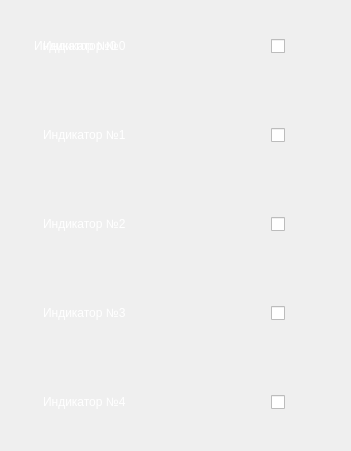
  <widget class="QWidget" name="layoutWidget">
   <property name="geometry">
    <rect>
     <x>50</x>
     <y>210</y>
     <width>351</width>
     <height>451</height>
    </rect>
   </property>
   <layout class="QVBoxLayout" name="verticalLayout">
    <item>
     <widget class="QGroupBox" name="group0">
      <property name="styleSheet">
       <string notr="true">QGroupBox { border: none; background-color: transparent; border-radius: 25px; /* Половина высоты для полного скругления */
display: flex;}</string>
      </property>
      <property name="title">
       <string/>
      </property>
      <widget class="QCheckBox" name="toggle0">
       <property name="enabled">
        <bool>true</bool>
       </property>
       <property name="geometry">
        <rect>
         <x>260</x>
         <y>20</y>
         <width>60</width>
         <height>31</height>
        </rect>
       </property>
       <property name="styleSheet">
        <string notr="true">QCheckBox::indicator {
	width: 60px;
	height: 80px;
	background-image: url(:/image/resources/img/info.png);
}

QCheckBox::indicator:checked {
	image: url(:/image/resources/img/on_new.jpg);
	background-image: url(:/image/resources/img/info.png);
}

QCheckBox::indicator:unchecked {
	image: url(:/image/resources/img/off_new.jpg);
	background-image: url(:/image/resources/img/info.png);
}

</string>
       </property>
       <property name="text">
        <string/>
       </property>
      </widget>
      <widget class="QLabel" name="indicator0">
       <property name="geometry">
        <rect>
         <x>9</x>
         <y>0</y>
         <width>321</width>
         <height>70</height>
        </rect>
       </property>
       <property name="sizePolicy">
        <sizepolicy hsizetype="Minimum" vsizetype="Maximum">
         <horstretch>0</horstretch>
         <verstretch>0</verstretch>
        </sizepolicy>
       </property>
       <property name="font">
        <font>
         <pointsize>9</pointsize>
         <fontweight>ExtraLight</fontweight>
        </font>
       </property>
       <property name="styleSheet">
        <string notr="true">width: 400px;
background-image: url(:/image/resources/img/info_black.png);
color: rgb(255, 255, 255);
height: 50px;
 /*background-color: white;*/
border-radius: 25px; /* Половина высоты для полного скругления */
display: flex;
align-items: center; /* Вертикальное выравнивание текста */
padding: 0 20px; /* Отступы с обоих концов */
box-shadow: 0 4px 8px rgba(0, 0, 0, 0.1); /* Небольшая тень для эффекта всплытия */
 margin: 10px 0; /* Для отступа между элементами, если их несколько */
</string>
       </property>
       <property name="frameShadow">
        <enum>QFrame::Raised</enum>
       </property>
       <property name="text">
        <string>&lt;!DOCTYPE html&gt;
&lt;html lang=&quot;ru&quot;&gt;
&lt;head&gt;
&lt;meta charset=&quot;UTF-8&quot;&gt;
&lt;meta name=&quot;viewport&quot; content=&quot;width=device-width, initial-scale=1.0&quot;&gt;
&lt;title&gt;CustomLabel&lt;/title&gt;
&lt;style&gt;
  .custom-label {
    width: 400px;
    height: 50px;
    border-radius: 25px; /* Половина высоты для полного скругления */
    display: flex;
    align-items: center; /* Вертикальное выравнивание текста */
    padding: 0 20px; /* Отступы с обоих концов */
    box-shadow: 0 4px 8px rgba(0, 0, 0, 0.1); /* Небольшая тень для эффекта всплытия */
    margin: 10px 0; /* Для отступа между элементами, если их несколько */
  }

  .custom-label-text {
    color: black;
    font-weight: 400; /* Тонкий шрифт */
    font-size: 20px; /* Размер шрифта */
  }
&lt;/style&gt;
&lt;/head&gt;
&lt;body&gt;

&lt;div class=&quot;custom-label&quot;&gt;
  &lt;span class=&quot;custom-label-text&quot;&gt;Индикатор №0&lt;/span&gt;
&lt;/div&gt;

&lt;/body&gt;
&lt;/html&gt;
</string>
       </property>
      </widget>
      <widget class="QPushButton" name="info0">
       <property name="enabled">
        <bool>true</bool>
       </property>
       <property name="geometry">
        <rect>
         <x>180</x>
         <y>25</y>
         <width>22</width>
         <height>22</height>
        </rect>
       </property>
       <property name="sizePolicy">
        <sizepolicy hsizetype="Maximum" vsizetype="Maximum">
         <horstretch>0</horstretch>
         <verstretch>0</verstretch>
        </sizepolicy>
       </property>
       <property name="font">
        <font>
         <pointsize>9</pointsize>
         <bold>false</bold>
         <stylestrategy>PreferAntialias</stylestrategy>
        </font>
       </property>
       <property name="mouseTracking">
        <bool>true</bool>
       </property>
       <property name="tabletTracking">
        <bool>true</bool>
       </property>
       <property name="focusPolicy">
        <enum>Qt::StrongFocus</enum>
       </property>
       <property name="autoFillBackground">
        <bool>false</bool>
       </property>
       <property name="styleSheet">
        <string notr="true">image: url(:/image/resources/img/info_black.png);
border-radius: 80px;</string>
       </property>
       <property name="text">
        <string/>
       </property>
       <property name="checkable">
        <bool>true</bool>
       </property>
       <property name="autoDefault">
        <bool>false</bool>
       </property>
       <property name="flat">
        <bool>true</bool>
       </property>
      </widget>
      <widget class="QGroupBox" name="group0_2">
       <property name="geometry">
        <rect>
         <x>0</x>
         <y>0</y>
         <width>349</width>
         <height>71</height>
        </rect>
       </property>
       <property name="styleSheet">
        <string notr="true">QGroupBox { border: none; background-color: transparent; border-radius: 25px; /* Половина высоты для полного скругления */
display: flex;}</string>
       </property>
       <property name="title">
        <string/>
       </property>
       <widget class="QCheckBox" name="toggle0_2">
        <property name="enabled">
         <bool>true</bool>
        </property>
        <property name="geometry">
         <rect>
          <x>260</x>
          <y>20</y>
          <width>60</width>
          <height>31</height>
         </rect>
        </property>
        <property name="styleSheet">
         <string notr="true">QCheckBox::indicator {
	width: 60px;
	height: 80px;
	background-image: url(:/image/resources/img/info.png);
}

QCheckBox::indicator:checked {
	image: url(:/image/resources/img/on_new.jpg);
	background-image: url(:/image/resources/img/info.png);
}

QCheckBox::indicator:unchecked {
	image: url(:/image/resources/img/off_new.jpg);
	background-image: url(:/image/resources/img/info.png);
}

</string>
        </property>
        <property name="text">
         <string/>
        </property>
       </widget>
       <widget class="QLabel" name="indicator0_2">
        <property name="geometry">
         <rect>
          <x>0</x>
          <y>0</y>
          <width>321</width>
          <height>70</height>
         </rect>
        </property>
        <property name="sizePolicy">
         <sizepolicy hsizetype="Minimum" vsizetype="Maximum">
          <horstretch>0</horstretch>
          <verstretch>0</verstretch>
         </sizepolicy>
        </property>
        <property name="font">
         <font>
          <pointsize>9</pointsize>
          <fontweight>ExtraLight</fontweight>
         </font>
        </property>
        <property name="styleSheet">
         <string notr="true">width: 400px;
background-image: url(:/image/resources/img/info_black.png);
color: rgb(255, 255, 255);
height: 50px;
 /*background-color: white;*/
border-radius: 25px; /* Половина высоты для полного скругления */
display: flex;
align-items: center; /* Вертикальное выравнивание текста */
padding: 0 20px; /* Отступы с обоих концов */
box-shadow: 0 4px 8px rgba(0, 0, 0, 0.1); /* Небольшая тень для эффекта всплытия */
 margin: 10px 0; /* Для отступа между элементами, если их несколько */
</string>
        </property>
        <property name="frameShadow">
         <enum>QFrame::Raised</enum>
        </property>
        <property name="text">
         <string>&lt;!DOCTYPE html&gt;
&lt;html lang=&quot;ru&quot;&gt;
&lt;head&gt;
&lt;meta charset=&quot;UTF-8&quot;&gt;
&lt;meta name=&quot;viewport&quot; content=&quot;width=device-width, initial-scale=1.0&quot;&gt;
&lt;title&gt;CustomLabel&lt;/title&gt;
&lt;style&gt;
  .custom-label {
    width: 400px;
    height: 50px;
    border-radius: 25px; /* Половина высоты для полного скругления */
    display: flex;
    align-items: center; /* Вертикальное выравнивание текста */
    padding: 0 20px; /* Отступы с обоих концов */
    box-shadow: 0 4px 8px rgba(0, 0, 0, 0.1); /* Небольшая тень для эффекта всплытия */
    margin: 10px 0; /* Для отступа между элементами, если их несколько */
  }

  .custom-label-text {
    color: black;
    font-weight: 400; /* Тонкий шрифт */
    font-size: 20px; /* Размер шрифта */
  }
&lt;/style&gt;
&lt;/head&gt;
&lt;body&gt;

&lt;div class=&quot;custom-label&quot;&gt;
  &lt;span class=&quot;custom-label-text&quot;&gt;Индикатор №0&lt;/span&gt;
&lt;/div&gt;

&lt;/body&gt;
&lt;/html&gt;
</string>
        </property>
       </widget>
       <widget class="QPushButton" name="info0_2">
        <property name="enabled">
         <bool>true</bool>
        </property>
        <property name="geometry">
         <rect>
          <x>180</x>
          <y>25</y>
          <width>22</width>
          <height>22</height>
         </rect>
        </property>
        <property name="sizePolicy">
         <sizepolicy hsizetype="Maximum" vsizetype="Maximum">
          <horstretch>0</horstretch>
          <verstretch>0</verstretch>
         </sizepolicy>
        </property>
        <property name="font">
         <font>
          <pointsize>9</pointsize>
          <bold>false</bold>
          <stylestrategy>PreferAntialias</stylestrategy>
         </font>
        </property>
        <property name="mouseTracking">
         <bool>true</bool>
        </property>
        <property name="tabletTracking">
         <bool>true</bool>
        </property>
        <property name="focusPolicy">
         <enum>Qt::StrongFocus</enum>
        </property>
        <property name="autoFillBackground">
         <bool>false</bool>
        </property>
        <property name="styleSheet">
         <string notr="true">image: url(:/image/resources/img/info_black.png);
border-radius: 80px;</string>
        </property>
        <property name="text">
         <string/>
        </property>
        <property name="checkable">
         <bool>true</bool>
        </property>
        <property name="autoDefault">
         <bool>false</bool>
        </property>
        <property name="flat">
         <bool>true</bool>
        </property>
       </widget>
      </widget>
      <zorder>indicator0</zorder>
      <zorder>info0</zorder>
      <zorder>toggle0</zorder>
      <zorder>group0_2</zorder>
     </widget>
    </item>
    <item>
     <spacer name="verticalSpacer">
      <property name="orientation">
       <enum>Qt::Vertical</enum>
      </property>
      <property name="sizeType">
       <enum>QSizePolicy::Fixed</enum>
      </property>
      <property name="sizeHint" stdset="0">
       <size>
        <width>10</width>
        <height>10</height>
       </size>
      </property>
     </spacer>
    </item>
    <item>
     <widget class="QGroupBox" name="group1">
      <property name="styleSheet">
       <string notr="true">QGroupBox { border: none; background-color: transparent; border-radius: 25px; /* Половина высоты для полного скругления */
display: flex;}</string>
      </property>
      <property name="title">
       <string/>
      </property>
      <widget class="QLabel" name="indicator1">
       <property name="geometry">
        <rect>
         <x>9</x>
         <y>0</y>
         <width>320</width>
         <height>70</height>
        </rect>
       </property>
       <property name="sizePolicy">
        <sizepolicy hsizetype="Minimum" vsizetype="Maximum">
         <horstretch>0</horstretch>
         <verstretch>0</verstretch>
        </sizepolicy>
       </property>
       <property name="font">
        <font>
         <pointsize>9</pointsize>
         <fontweight>ExtraLight</fontweight>
        </font>
       </property>
       <property name="styleSheet">
        <string notr="true">width: 400px;
background-image: url(:/image/resources/img/info_black.png);
color: rgb(255, 255, 255);
height: 50px;
 /*background-color: white;*/
border-radius: 25px; /* Половина высоты для полного скругления */
display: flex;
align-items: center; /* Вертикальное выравнивание текста */
padding: 0 20px; /* Отступы с обоих концов */
box-shadow: 0 4px 8px rgba(0, 0, 0, 0.1); /* Небольшая тень для эффекта всплытия */
 margin: 10px 0; /* Для отступа между элементами, если их несколько */
</string>
       </property>
       <property name="frameShadow">
        <enum>QFrame::Raised</enum>
       </property>
       <property name="text">
        <string>&lt;!DOCTYPE html&gt;
&lt;html lang=&quot;ru&quot;&gt;
&lt;head&gt;
&lt;meta charset=&quot;UTF-8&quot;&gt;
&lt;meta name=&quot;viewport&quot; content=&quot;width=device-width, initial-scale=1.0&quot;&gt;
&lt;title&gt;CustomLabel&lt;/title&gt;
&lt;style&gt;
  .custom-label {
    width: 400px;
    height: 50px;
    border-radius: 25px; /* Половина высоты для полного скругления */
    display: flex;
    align-items: center; /* Вертикальное выравнивание текста */
    padding: 0 20px; /* Отступы с обоих концов */
  }

  .custom-label-text {
    color: black;
    font-weight: 400; /* Тонкий шрифт */
    font-size: 20px; /* Размер шрифта */
  }
&lt;/style&gt;
&lt;/head&gt;
&lt;body&gt;

&lt;div class=&quot;custom-label&quot;&gt;
  &lt;span class=&quot;custom-label-text&quot;&gt;Индикатор №1&lt;/span&gt;
&lt;/div&gt;

&lt;/body&gt;
&lt;/html&gt;
</string>
       </property>
      </widget>
      <widget class="QPushButton" name="info1">
       <property name="enabled">
        <bool>true</bool>
       </property>
       <property name="geometry">
        <rect>
         <x>180</x>
         <y>25</y>
         <width>22</width>
         <height>22</height>
        </rect>
       </property>
       <property name="sizePolicy">
        <sizepolicy hsizetype="Maximum" vsizetype="Maximum">
         <horstretch>0</horstretch>
         <verstretch>0</verstretch>
        </sizepolicy>
       </property>
       <property name="font">
        <font>
         <pointsize>9</pointsize>
         <bold>false</bold>
         <stylestrategy>PreferAntialias</stylestrategy>
        </font>
       </property>
       <property name="mouseTracking">
        <bool>true</bool>
       </property>
       <property name="tabletTracking">
        <bool>true</bool>
       </property>
       <property name="focusPolicy">
        <enum>Qt::StrongFocus</enum>
       </property>
       <property name="autoFillBackground">
        <bool>false</bool>
       </property>
       <property name="styleSheet">
        <string notr="true">image: url(:/image/resources/img/info_black.png);
border-radius: 80px;</string>
       </property>
       <property name="text">
        <string/>
       </property>
       <property name="checkable">
        <bool>true</bool>
       </property>
       <property name="flat">
        <bool>true</bool>
       </property>
      </widget>
      <widget class="QCheckBox" name="toggle1">
       <property name="enabled">
        <bool>true</bool>
       </property>
       <property name="geometry">
        <rect>
         <x>260</x>
         <y>20</y>
         <width>60</width>
         <height>31</height>
        </rect>
       </property>
       <property name="styleSheet">
        <string notr="true">QCheckBox::indicator {
	width: 60px;
	height: 80px;
	background-image: url(:/image/resources/img/info.png);
}

QCheckBox::indicator:checked {
	image: url(:/image/resources/img/on_new.jpg);
	background-image: url(:/image/resources/img/info.png);
}

QCheckBox::indicator:unchecked {
	image: url(:/image/resources/img/off_new.jpg);
	background-image: url(:/image/resources/img/info.png);
}

</string>
       </property>
       <property name="text">
        <string/>
       </property>
      </widget>
     </widget>
    </item>
    <item>
     <spacer name="verticalSpacer_2">
      <property name="orientation">
       <enum>Qt::Vertical</enum>
      </property>
      <property name="sizeType">
       <enum>QSizePolicy::Fixed</enum>
      </property>
      <property name="sizeHint" stdset="0">
       <size>
        <width>10</width>
        <height>10</height>
       </size>
      </property>
     </spacer>
    </item>
    <item>
     <widget class="QGroupBox" name="group1_2">
      <property name="styleSheet">
       <string notr="true">QGroupBox { width: 300px;
height: 50px;
border: none; background-color: transparent; border-radius: 35px;}</string>
      </property>
      <property name="title">
       <string/>
      </property>
      <widget class="QLabel" name="indicator2">
       <property name="geometry">
        <rect>
         <x>9</x>
         <y>0</y>
         <width>321</width>
         <height>70</height>
        </rect>
       </property>
       <property name="sizePolicy">
        <sizepolicy hsizetype="Maximum" vsizetype="Maximum">
         <horstretch>0</horstretch>
         <verstretch>0</verstretch>
        </sizepolicy>
       </property>
       <property name="font">
        <font>
         <pointsize>9</pointsize>
         <fontweight>ExtraLight</fontweight>
        </font>
       </property>
       <property name="styleSheet">
        <string notr="true">width: 400px;
background-image: url(:/image/resources/img/info_black.png);
color: rgb(255, 255, 255);
height: 50px;
 /*background-color: white;*/
border-radius: 25px; /* Половина высоты для полного скругления */
display: flex;
align-items: center; /* Вертикальное выравнивание текста */
padding: 0 20px; /* Отступы с обоих концов */
box-shadow: 0 4px 8px rgba(0, 0, 0, 0.1); /* Небольшая тень для эффекта всплытия */
 margin: 10px 0; /* Для отступа между элементами, если их несколько */
</string>
       </property>
       <property name="frameShadow">
        <enum>QFrame::Raised</enum>
       </property>
       <property name="text">
        <string>&lt;!DOCTYPE html&gt;
&lt;html lang=&quot;ru&quot;&gt;
&lt;head&gt;
&lt;meta charset=&quot;UTF-8&quot;&gt;
&lt;meta name=&quot;viewport&quot; content=&quot;width=device-width, initial-scale=1.0&quot;&gt;
&lt;title&gt;CustomLabel&lt;/title&gt;
&lt;style&gt;
  .custom-label {
    width: 400px;
    height: 50px;
    border-radius: 25px; /* Половина высоты для полного скругления */
    display: flex;
    align-items: center; /* Вертикальное выравнивание текста */
    padding: 0 20px; /* Отступы с обоих концов */
  }

  .custom-label-text {
    color: black;
    font-weight: 400; /* Тонкий шрифт */
    font-size: 20px; /* Размер шрифта */
  }
&lt;/style&gt;
&lt;/head&gt;
&lt;body&gt;

&lt;div class=&quot;custom-label&quot;&gt;
  &lt;span class=&quot;custom-label-text&quot;&gt;Индикатор №2&lt;/span&gt;
&lt;/div&gt;

&lt;/body&gt;
&lt;/html&gt;
</string>
       </property>
      </widget>
      <widget class="QPushButton" name="info2">
       <property name="enabled">
        <bool>true</bool>
       </property>
       <property name="geometry">
        <rect>
         <x>180</x>
         <y>25</y>
         <width>22</width>
         <height>22</height>
        </rect>
       </property>
       <property name="sizePolicy">
        <sizepolicy hsizetype="Maximum" vsizetype="Maximum">
         <horstretch>0</horstretch>
         <verstretch>0</verstretch>
        </sizepolicy>
       </property>
       <property name="font">
        <font>
         <pointsize>9</pointsize>
         <bold>false</bold>
         <stylestrategy>PreferAntialias</stylestrategy>
        </font>
       </property>
       <property name="mouseTracking">
        <bool>true</bool>
       </property>
       <property name="tabletTracking">
        <bool>true</bool>
       </property>
       <property name="focusPolicy">
        <enum>Qt::StrongFocus</enum>
       </property>
       <property name="autoFillBackground">
        <bool>false</bool>
       </property>
       <property name="styleSheet">
        <string notr="true">image: url(:/image/resources/img/info_black.png);
border-radius: 80px;</string>
       </property>
       <property name="text">
        <string/>
       </property>
       <property name="checkable">
        <bool>true</bool>
       </property>
       <property name="flat">
        <bool>true</bool>
       </property>
      </widget>
      <widget class="QCheckBox" name="toggle2">
       <property name="enabled">
        <bool>true</bool>
       </property>
       <property name="geometry">
        <rect>
         <x>260</x>
         <y>20</y>
         <width>60</width>
         <height>31</height>
        </rect>
       </property>
       <property name="styleSheet">
        <string notr="true">QCheckBox::indicator {
	width: 60px;
	height: 80px;
	background-image: url(:/image/resources/img/info.png);
}

QCheckBox::indicator:checked {
	image: url(:/image/resources/img/on_new.jpg);
	background-image: url(:/image/resources/img/info.png);
}

QCheckBox::indicator:unchecked {
	image: url(:/image/resources/img/off_new.jpg);
	background-image: url(:/image/resources/img/info.png);
}

</string>
       </property>
       <property name="text">
        <string/>
       </property>
      </widget>
     </widget>
    </item>
    <item>
     <spacer name="verticalSpacer_3">
      <property name="orientation">
       <enum>Qt::Vertical</enum>
      </property>
      <property name="sizeType">
       <enum>QSizePolicy::Fixed</enum>
      </property>
      <property name="sizeHint" stdset="0">
       <size>
        <width>10</width>
        <height>10</height>
       </size>
      </property>
     </spacer>
    </item>
    <item>
     <widget class="QGroupBox" name="group1_3">
      <property name="styleSheet">
       <string notr="true">QGroupBox { border: none; background-color: transparent; border-radius: 25px; /* Половина высоты для полного скругления */
display: flex;}</string>
      </property>
      <property name="title">
       <string/>
      </property>
      <widget class="QLabel" name="indicator3">
       <property name="geometry">
        <rect>
         <x>9</x>
         <y>0</y>
         <width>321</width>
         <height>70</height>
        </rect>
       </property>
       <property name="sizePolicy">
        <sizepolicy hsizetype="Minimum" vsizetype="Maximum">
         <horstretch>0</horstretch>
         <verstretch>0</verstretch>
        </sizepolicy>
       </property>
       <property name="font">
        <font>
         <pointsize>9</pointsize>
         <fontweight>ExtraLight</fontweight>
        </font>
       </property>
       <property name="styleSheet">
        <string notr="true">width: 400px;
background-image: url(:/image/resources/img/info_black.png);
color: rgb(255, 255, 255);
height: 50px;
 /*background-color: white;*/
border-radius: 25px; /* Половина высоты для полного скругления */
display: flex;
align-items: center; /* Вертикальное выравнивание текста */
padding: 0 20px; /* Отступы с обоих концов */
box-shadow: 0 4px 8px rgba(0, 0, 0, 0.1); /* Небольшая тень для эффекта всплытия */
 margin: 10px 0; /* Для отступа между элементами, если их несколько */
</string>
       </property>
       <property name="frameShadow">
        <enum>QFrame::Raised</enum>
       </property>
       <property name="text">
        <string>&lt;!DOCTYPE html&gt;
&lt;html lang=&quot;ru&quot;&gt;
&lt;head&gt;
&lt;meta charset=&quot;UTF-8&quot;&gt;
&lt;meta name=&quot;viewport&quot; content=&quot;width=device-width, initial-scale=1.0&quot;&gt;
&lt;title&gt;CustomLabel&lt;/title&gt;
&lt;style&gt;
  .custom-label {
    width: 400px;
    height: 50px;
    border-radius: 25px; /* Половина высоты для полного скругления */
    display: flex;
    align-items: center; /* Вертикальное выравнивание текста */
    padding: 0 20px; /* Отступы с обоих концов */
  }

  .custom-label-text {
    color: black;
    font-weight: 400; /* Тонкий шрифт */
    font-size: 20px; /* Размер шрифта */
  }
&lt;/style&gt;
&lt;/head&gt;
&lt;body&gt;

&lt;div class=&quot;custom-label&quot;&gt;
  &lt;span class=&quot;custom-label-text&quot;&gt;Индикатор №3&lt;/span&gt;
&lt;/div&gt;

&lt;/body&gt;
&lt;/html&gt;
</string>
       </property>
      </widget>
      <widget class="QPushButton" name="info3">
       <property name="enabled">
        <bool>true</bool>
       </property>
       <property name="geometry">
        <rect>
         <x>180</x>
         <y>25</y>
         <width>22</width>
         <height>22</height>
        </rect>
       </property>
       <property name="sizePolicy">
        <sizepolicy hsizetype="Maximum" vsizetype="Maximum">
         <horstretch>0</horstretch>
         <verstretch>0</verstretch>
        </sizepolicy>
       </property>
       <property name="font">
        <font>
         <pointsize>9</pointsize>
         <bold>false</bold>
         <stylestrategy>PreferAntialias</stylestrategy>
        </font>
       </property>
       <property name="mouseTracking">
        <bool>true</bool>
       </property>
       <property name="tabletTracking">
        <bool>true</bool>
       </property>
       <property name="focusPolicy">
        <enum>Qt::StrongFocus</enum>
       </property>
       <property name="autoFillBackground">
        <bool>false</bool>
       </property>
       <property name="styleSheet">
        <string notr="true">image: url(:/image/resources/img/info_black.png);
border-radius: 80px;</string>
       </property>
       <property name="text">
        <string/>
       </property>
       <property name="checkable">
        <bool>true</bool>
       </property>
       <property name="flat">
        <bool>true</bool>
       </property>
      </widget>
      <widget class="QCheckBox" name="toggle3">
       <property name="enabled">
        <bool>true</bool>
       </property>
       <property name="geometry">
        <rect>
         <x>260</x>
         <y>20</y>
         <width>60</width>
         <height>31</height>
        </rect>
       </property>
       <property name="styleSheet">
        <string notr="true">QCheckBox::indicator {
	width: 60px;
	height: 80px;
	background-image: url(:/image/resources/img/info.png);
}

QCheckBox::indicator:checked {
	image: url(:/image/resources/img/on_new.jpg);
	background-image: url(:/image/resources/img/info.png);
}

QCheckBox::indicator:unchecked {
	image: url(:/image/resources/img/off_new.jpg);
	background-image: url(:/image/resources/img/info.png);
}

</string>
       </property>
       <property name="text">
        <string/>
       </property>
      </widget>
     </widget>
    </item>
    <item>
     <spacer name="verticalSpacer_4">
      <property name="orientation">
       <enum>Qt::Vertical</enum>
      </property>
      <property name="sizeType">
       <enum>QSizePolicy::Fixed</enum>
      </property>
      <property name="sizeHint" stdset="0">
       <size>
        <width>10</width>
        <height>10</height>
       </size>
      </property>
     </spacer>
    </item>
    <item>
     <widget class="QGroupBox" name="group1_4">
      <property name="styleSheet">
       <string notr="true">QGroupBox { border: none; background-color: transparent; border-radius: 25px; /* Половина высоты для полного скругления */
display: flex;}</string>
      </property>
      <property name="title">
       <string/>
      </property>
      <widget class="QLabel" name="indicator4">
       <property name="geometry">
        <rect>
         <x>9</x>
         <y>0</y>
         <width>321</width>
         <height>70</height>
        </rect>
       </property>
       <property name="sizePolicy">
        <sizepolicy hsizetype="Maximum" vsizetype="MinimumExpanding">
         <horstretch>0</horstretch>
         <verstretch>0</verstretch>
        </sizepolicy>
       </property>
       <property name="font">
        <font>
         <pointsize>9</pointsize>
         <fontweight>ExtraLight</fontweight>
        </font>
       </property>
       <property name="styleSheet">
        <string notr="true">width: 400px;
background-image: url(:/image/resources/img/info_black.png);
color: rgb(255, 255, 255);
height: 50px;
 /*background-color: white;*/
border-radius: 25px; /* Половина высоты для полного скругления */
display: flex;
align-items: center; /* Вертикальное выравнивание текста */
padding: 0 20px; /* Отступы с обоих концов */
box-shadow: 0 4px 8px rgba(0, 0, 0, 0.1); /* Небольшая тень для эффекта всплытия */
 margin: 10px 0; /* Для отступа между элементами, если их несколько */
</string>
       </property>
       <property name="frameShadow">
        <enum>QFrame::Raised</enum>
       </property>
       <property name="text">
        <string>&lt;!DOCTYPE html&gt;
&lt;html lang=&quot;ru&quot;&gt;
&lt;head&gt;
&lt;meta charset=&quot;UTF-8&quot;&gt;
&lt;meta name=&quot;viewport&quot; content=&quot;width=device-width, initial-scale=1.0&quot;&gt;
&lt;title&gt;CustomLabel&lt;/title&gt;
&lt;style&gt;
  .custom-label {
    width: 400px;
    height: 50px;
    border-radius: 25px; /* Половина высоты для полного скругления */
    display: flex;
    align-items: center; /* Вертикальное выравнивание текста */
    padding: 0 20px; /* Отступы с обоих концов */
  }

  .custom-label-text {
    color: black;
    font-weight: 400; /* Тонкий шрифт */
    font-size: 20px; /* Размер шрифта */
  }
&lt;/style&gt;
&lt;/head&gt;
&lt;body&gt;

&lt;div class=&quot;custom-label&quot;&gt;
  &lt;span class=&quot;custom-label-text&quot;&gt;Индикатор №4&lt;/span&gt;
&lt;/div&gt;

&lt;/body&gt;
&lt;/html&gt;
</string>
       </property>
      </widget>
      <widget class="QPushButton" name="info4">
       <property name="enabled">
        <bool>true</bool>
       </property>
       <property name="geometry">
        <rect>
         <x>180</x>
         <y>25</y>
         <width>22</width>
         <height>22</height>
        </rect>
       </property>
       <property name="sizePolicy">
        <sizepolicy hsizetype="Maximum" vsizetype="Maximum">
         <horstretch>0</horstretch>
         <verstretch>0</verstretch>
        </sizepolicy>
       </property>
       <property name="font">
        <font>
         <pointsize>9</pointsize>
         <bold>false</bold>
         <stylestrategy>PreferAntialias</stylestrategy>
        </font>
       </property>
       <property name="mouseTracking">
        <bool>true</bool>
       </property>
       <property name="tabletTracking">
        <bool>true</bool>
       </property>
       <property name="focusPolicy">
        <enum>Qt::StrongFocus</enum>
       </property>
       <property name="autoFillBackground">
        <bool>false</bool>
       </property>
       <property name="styleSheet">
        <string notr="true">image: url(:/image/resources/img/info_black.png);
border-radius: 80px;</string>
       </property>
       <property name="text">
        <string/>
       </property>
       <property name="checkable">
        <bool>true</bool>
       </property>
       <property name="flat">
        <bool>true</bool>
       </property>
      </widget>
      <widget class="QCheckBox" name="toggle4">
       <property name="enabled">
        <bool>true</bool>
       </property>
       <property name="geometry">
        <rect>
         <x>260</x>
         <y>20</y>
         <width>60</width>
         <height>31</height>
        </rect>
       </property>
       <property name="styleSheet">
        <string notr="true">QCheckBox::indicator {
	width: 60px;
	height: 80px;
	background-image: url(:/image/resources/img/info.png);
}

QCheckBox::indicator:checked {
	image: url(:/image/resources/img/on_new.jpg);
	background-image: url(:/image/resources/img/info.png);
}

QCheckBox::indicator:unchecked {
	image: url(:/image/resources/img/off_new.jpg);
	background-image: url(:/image/resources/img/info.png);
}

</string>
       </property>
       <property name="text">
        <string/>
       </property>
      </widget>
     </widget>
    </item>
   </layout>
  </widget>
